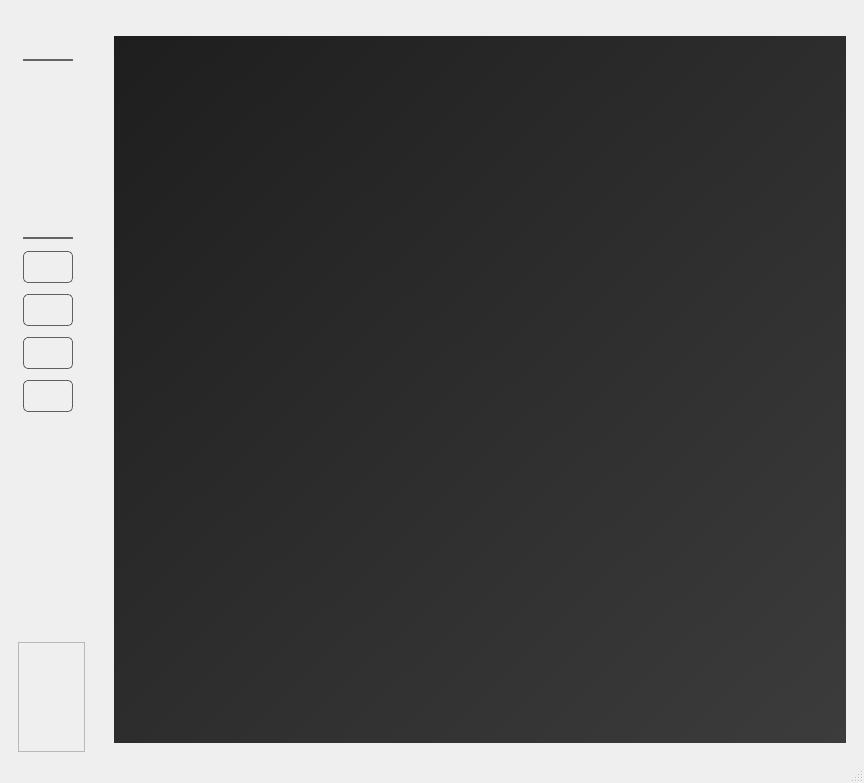
<?xml version="1.0" encoding="UTF-8"?>
<ui version="4.0">
 <class>MainWindow</class>
 <widget class="QMainWindow" name="MainWindow">
  <property name="geometry">
   <rect>
    <x>0</x>
    <y>0</y>
    <width>864</width>
    <height>783</height>
   </rect>
  </property>
  <property name="windowTitle">
   <string>DigestAI</string>
  </property>
  <property name="windowIcon">
   <iconset resource="../resource.qrc">
    <normaloff>:/assets/images/digest_logo_500.jpg</normaloff>:/assets/images/digest_logo_500.jpg</iconset>
  </property>
  <widget class="QWidget" name="centralwidget">
   <property name="styleSheet">
    <string notr="true"/>
   </property>
   <layout class="QHBoxLayout" name="horizontalLayout_5">
    <item>
     <widget class="QWidget" name="leftPanelWidget" native="true">
      <property name="sizePolicy">
       <sizepolicy hsizetype="Maximum" vsizetype="Preferred">
        <horstretch>0</horstretch>
        <verstretch>0</verstretch>
       </sizepolicy>
      </property>
      <property name="minimumSize">
       <size>
        <width>85</width>
        <height>0</height>
       </size>
      </property>
      <property name="maximumSize">
       <size>
        <width>16777215</width>
        <height>16777215</height>
       </size>
      </property>
      <property name="styleSheet">
       <string notr="true"/>
      </property>
      <layout class="QVBoxLayout" name="verticalLayout_7">
       <property name="spacing">
        <number>0</number>
       </property>
       <property name="leftMargin">
        <number>0</number>
       </property>
       <property name="topMargin">
        <number>0</number>
       </property>
       <property name="rightMargin">
        <number>0</number>
       </property>
       <property name="bottomMargin">
        <number>0</number>
       </property>
       <item>
        <widget class="QWidget" name="iconGroup" native="true">
         <property name="sizePolicy">
          <sizepolicy hsizetype="Maximum" vsizetype="Preferred">
           <horstretch>0</horstretch>
           <verstretch>0</verstretch>
          </sizepolicy>
         </property>
         <property name="minimumSize">
          <size>
           <width>0</width>
           <height>0</height>
          </size>
         </property>
         <layout class="QVBoxLayout" name="verticalLayout_8">
          <property name="leftMargin">
           <number>5</number>
          </property>
          <property name="rightMargin">
           <number>5</number>
          </property>
          <item alignment="Qt::AlignmentFlag::AlignHCenter">
           <widget class="QPushButton" name="logoBtn">
            <property name="sizePolicy">
             <sizepolicy hsizetype="Fixed" vsizetype="Fixed">
              <horstretch>0</horstretch>
              <verstretch>0</verstretch>
             </sizepolicy>
            </property>
            <property name="cursor">
             <cursorShape>PointingHandCursor</cursorShape>
            </property>
            <property name="styleSheet">
             <string notr="true">QPushButton {
	color: white;
    border: 0px;
	padding: 8px 8px;
	border-radius: 5px;
	margin-top: 5px;
}
</string>
            </property>
            <property name="icon">
             <iconset resource="../resource.qrc">
              <normaloff>:/assets/images/remove_background_500_zoom.png</normaloff>:/assets/images/remove_background_500_zoom.png</iconset>
            </property>
            <property name="iconSize">
             <size>
              <width>44</width>
              <height>44</height>
             </size>
            </property>
            <property name="checkable">
             <bool>false</bool>
            </property>
            <property name="autoExclusive">
             <bool>true</bool>
            </property>
           </widget>
          </item>
          <item alignment="Qt::AlignmentFlag::AlignHCenter">
           <widget class="Line" name="ingestLine_2">
            <property name="sizePolicy">
             <sizepolicy hsizetype="Fixed" vsizetype="Fixed">
              <horstretch>0</horstretch>
              <verstretch>0</verstretch>
             </sizepolicy>
            </property>
            <property name="minimumSize">
             <size>
              <width>50</width>
              <height>0</height>
             </size>
            </property>
            <property name="styleSheet">
             <string notr="true">color: rgb(100,100,100)</string>
            </property>
            <property name="frameShadow">
             <enum>QFrame::Shadow::Plain</enum>
            </property>
            <property name="lineWidth">
             <number>2</number>
            </property>
            <property name="orientation">
             <enum>Qt::Orientation::Horizontal</enum>
            </property>
           </widget>
          </item>
          <item alignment="Qt::AlignmentFlag::AlignHCenter">
           <widget class="QWidget" name="ingestWidget" native="true">
            <property name="sizePolicy">
             <sizepolicy hsizetype="Maximum" vsizetype="Preferred">
              <horstretch>0</horstretch>
              <verstretch>0</verstretch>
             </sizepolicy>
            </property>
            <layout class="QVBoxLayout" name="ingestLayout">
             <property name="spacing">
              <number>15</number>
             </property>
             <property name="topMargin">
              <number>10</number>
             </property>
             <item alignment="Qt::AlignmentFlag::AlignHCenter">
              <widget class="QPushButton" name="openFileBtn">
               <property name="sizePolicy">
                <sizepolicy hsizetype="Fixed" vsizetype="Fixed">
                 <horstretch>0</horstretch>
                 <verstretch>0</verstretch>
                </sizepolicy>
               </property>
               <property name="cursor">
                <cursorShape>PointingHandCursor</cursorShape>
               </property>
               <property name="focusPolicy">
                <enum>Qt::FocusPolicy::NoFocus</enum>
               </property>
               <property name="toolTip">
                <string>&lt;html&gt;&lt;head/&gt;&lt;body&gt;&lt;p&gt;Open a local model file (Ctrl-O)&lt;/p&gt;&lt;/body&gt;&lt;/html&gt;</string>
               </property>
               <property name="styleSheet">
                <string notr="true">QPushButton {
	color: white;
    border: 0px;
	padding: 8px 8px;
	border-radius: 5px;
	margin-top: 5px;
}</string>
               </property>
               <property name="text">
                <string/>
               </property>
               <property name="icon">
                <iconset resource="../resource.qrc">
                 <normaloff>:/assets/icons/file.png</normaloff>:/assets/icons/file.png</iconset>
               </property>
               <property name="iconSize">
                <size>
                 <width>34</width>
                 <height>34</height>
                </size>
               </property>
               <property name="shortcut">
                <string>Ctrl+O</string>
               </property>
               <property name="checkable">
                <bool>false</bool>
               </property>
               <property name="autoExclusive">
                <bool>false</bool>
               </property>
              </widget>
             </item>
             <item alignment="Qt::AlignmentFlag::AlignHCenter">
              <widget class="QPushButton" name="openFolderBtn">
               <property name="sizePolicy">
                <sizepolicy hsizetype="Fixed" vsizetype="Fixed">
                 <horstretch>0</horstretch>
                 <verstretch>0</verstretch>
                </sizepolicy>
               </property>
               <property name="cursor">
                <cursorShape>PointingHandCursor</cursorShape>
               </property>
               <property name="focusPolicy">
                <enum>Qt::FocusPolicy::NoFocus</enum>
               </property>
               <property name="toolTip">
                <string>&lt;html&gt;&lt;head/&gt;&lt;body&gt;&lt;p&gt;Multi-Model Analysis&lt;/p&gt;&lt;/body&gt;&lt;/html&gt;</string>
               </property>
               <property name="styleSheet">
                <string notr="true">QPushButton {
	color: white;
    border: 0px;
	padding: 8px 8px;
	border-radius: 5px;
	margin-top: 5px;
}
</string>
               </property>
               <property name="text">
                <string/>
               </property>
               <property name="icon">
                <iconset resource="../resource.qrc">
                 <normaloff>:/assets/icons/models.png</normaloff>:/assets/icons/models.png</iconset>
               </property>
               <property name="iconSize">
                <size>
                 <width>34</width>
                 <height>34</height>
                </size>
               </property>
               <property name="checkable">
                <bool>true</bool>
               </property>
               <property name="autoExclusive">
                <bool>false</bool>
               </property>
              </widget>
             </item>
             <item alignment="Qt::AlignmentFlag::AlignHCenter">
              <widget class="QPushButton" name="huggingfaceBtn">
               <property name="sizePolicy">
                <sizepolicy hsizetype="Fixed" vsizetype="Fixed">
                 <horstretch>0</horstretch>
                 <verstretch>0</verstretch>
                </sizepolicy>
               </property>
               <property name="cursor">
                <cursorShape>PointingHandCursor</cursorShape>
               </property>
               <property name="focusPolicy">
                <enum>Qt::FocusPolicy::ClickFocus</enum>
               </property>
               <property name="toolTip">
                <string>Huggingface</string>
               </property>
               <property name="styleSheet">
                <string notr="true">QPushButton {
	color: white;
    border: 0px;
	padding: 8px 8px;
	border-radius: 5px;
	margin-top: 5px;
}
</string>
               </property>
               <property name="text">
                <string/>
               </property>
               <property name="icon">
                <iconset resource="../resource.qrc">
                 <normaloff>:/assets/icons/huggingface.png</normaloff>:/assets/icons/huggingface.png</iconset>
               </property>
               <property name="iconSize">
                <size>
                 <width>36</width>
                 <height>36</height>
                </size>
               </property>
               <property name="checkable">
                <bool>true</bool>
               </property>
               <property name="autoExclusive">
                <bool>false</bool>
               </property>
              </widget>
             </item>
            </layout>
           </widget>
          </item>
          <item>
           <widget class="QWidget" name="singleModelWidget" native="true">
            <layout class="QVBoxLayout" name="singleModelToolsLayout">
             <item alignment="Qt::AlignmentFlag::AlignHCenter">
              <widget class="Line" name="ingestLine">
               <property name="sizePolicy">
                <sizepolicy hsizetype="Fixed" vsizetype="Fixed">
                 <horstretch>0</horstretch>
                 <verstretch>0</verstretch>
                </sizepolicy>
               </property>
               <property name="minimumSize">
                <size>
                 <width>50</width>
                 <height>0</height>
                </size>
               </property>
               <property name="styleSheet">
                <string notr="true">color: rgb(100,100,100)</string>
               </property>
               <property name="frameShadow">
                <enum>QFrame::Shadow::Plain</enum>
               </property>
               <property name="lineWidth">
                <number>2</number>
               </property>
               <property name="orientation">
                <enum>Qt::Orientation::Horizontal</enum>
               </property>
              </widget>
             </item>
             <item alignment="Qt::AlignmentFlag::AlignHCenter">
              <widget class="QPushButton" name="summaryBtn">
               <property name="sizePolicy">
                <sizepolicy hsizetype="Fixed" vsizetype="Fixed">
                 <horstretch>0</horstretch>
                 <verstretch>0</verstretch>
                </sizepolicy>
               </property>
               <property name="cursor">
                <cursorShape>PointingHandCursor</cursorShape>
               </property>
               <property name="focusPolicy">
                <enum>Qt::FocusPolicy::ClickFocus</enum>
               </property>
               <property name="toolTip">
                <string>Summary</string>
               </property>
               <property name="styleSheet">
                <string notr="true">QPushButton {
	color: white;
	border: 1px solid rgba(60, 60, 60, 0.8);
	padding: 8px 8px;
	border-radius: 5px;
	margin-top: 5px;
}
</string>
               </property>
               <property name="text">
                <string/>
               </property>
               <property name="icon">
                <iconset resource="../resource.qrc">
                 <normaloff>:/assets/icons/summary.png</normaloff>:/assets/icons/summary.png</iconset>
               </property>
               <property name="iconSize">
                <size>
                 <width>32</width>
                 <height>32</height>
                </size>
               </property>
               <property name="checkable">
                <bool>true</bool>
               </property>
               <property name="autoExclusive">
                <bool>false</bool>
               </property>
              </widget>
             </item>
             <item alignment="Qt::AlignmentFlag::AlignHCenter">
              <widget class="QPushButton" name="saveBtn">
               <property name="sizePolicy">
                <sizepolicy hsizetype="Fixed" vsizetype="Fixed">
                 <horstretch>0</horstretch>
                 <verstretch>0</verstretch>
                </sizepolicy>
               </property>
               <property name="cursor">
                <cursorShape>PointingHandCursor</cursorShape>
               </property>
               <property name="focusPolicy">
                <enum>Qt::FocusPolicy::NoFocus</enum>
               </property>
               <property name="toolTip">
                <string>Save Report (Ctrl-S)</string>
               </property>
               <property name="styleSheet">
                <string notr="true">QPushButton {
	color: white;
	border: 1px solid rgba(60, 60, 60, 0.8);
	padding: 8px 8px;
	border-radius: 5px;
	margin-top: 5px;
}
</string>
               </property>
               <property name="text">
                <string/>
               </property>
               <property name="icon">
                <iconset resource="../resource.qrc">
                 <normaloff>:/assets/icons/save.png</normaloff>:/assets/icons/save.png</iconset>
               </property>
               <property name="iconSize">
                <size>
                 <width>32</width>
                 <height>32</height>
                </size>
               </property>
               <property name="shortcut">
                <string>Ctrl+S</string>
               </property>
               <property name="checkable">
                <bool>false</bool>
               </property>
               <property name="autoExclusive">
                <bool>false</bool>
               </property>
              </widget>
             </item>
             <item alignment="Qt::AlignmentFlag::AlignHCenter">
              <widget class="QPushButton" name="nodesListBtn">
               <property name="sizePolicy">
                <sizepolicy hsizetype="Fixed" vsizetype="Fixed">
                 <horstretch>0</horstretch>
                 <verstretch>0</verstretch>
                </sizepolicy>
               </property>
               <property name="cursor">
                <cursorShape>PointingHandCursor</cursorShape>
               </property>
               <property name="focusPolicy">
                <enum>Qt::FocusPolicy::NoFocus</enum>
               </property>
               <property name="toolTip">
                <string>Node List</string>
               </property>
               <property name="styleSheet">
                <string notr="true">QPushButton {
	color: white;
	border: 1px solid rgba(60, 60, 60, 0.8);
	padding: 8px 8px;
	border-radius: 5px;
	margin-top: 5px;
}
</string>
               </property>
               <property name="text">
                <string/>
               </property>
               <property name="icon">
                <iconset resource="../resource.qrc">
                 <normaloff>:/assets/icons/node_list.png</normaloff>:/assets/icons/node_list.png</iconset>
               </property>
               <property name="iconSize">
                <size>
                 <width>32</width>
                 <height>32</height>
                </size>
               </property>
               <property name="shortcut">
                <string>Ctrl+S</string>
               </property>
               <property name="checkable">
                <bool>false</bool>
               </property>
               <property name="autoExclusive">
                <bool>false</bool>
               </property>
              </widget>
             </item>
             <item alignment="Qt::AlignmentFlag::AlignHCenter">
              <widget class="QPushButton" name="subgraphBtn">
               <property name="sizePolicy">
                <sizepolicy hsizetype="Fixed" vsizetype="Fixed">
                 <horstretch>0</horstretch>
                 <verstretch>0</verstretch>
                </sizepolicy>
               </property>
               <property name="cursor">
                <cursorShape>PointingHandCursor</cursorShape>
               </property>
               <property name="focusPolicy">
                <enum>Qt::FocusPolicy::ClickFocus</enum>
               </property>
               <property name="toolTip">
                <string>Subgraph</string>
               </property>
               <property name="styleSheet">
                <string notr="true">QPushButton {
	color: white;
	border: 1px solid rgba(60, 60, 60, 0.8);
	padding: 8px 8px;
	border-radius: 5px;
	margin-top: 5px;
}
</string>
               </property>
               <property name="text">
                <string/>
               </property>
               <property name="icon">
                <iconset resource="../resource.qrc">
                 <normaloff>:/assets/icons/subgraph.png</normaloff>:/assets/icons/subgraph.png</iconset>
               </property>
               <property name="iconSize">
                <size>
                 <width>28</width>
                 <height>28</height>
                </size>
               </property>
               <property name="checkable">
                <bool>true</bool>
               </property>
               <property name="autoExclusive">
                <bool>false</bool>
               </property>
              </widget>
             </item>
            </layout>
           </widget>
          </item>
          <item>
           <spacer name="verticalSpacer_2">
            <property name="orientation">
             <enum>Qt::Orientation::Vertical</enum>
            </property>
            <property name="sizeHint" stdset="0">
             <size>
              <width>20</width>
              <height>40</height>
             </size>
            </property>
           </spacer>
          </item>
         </layout>
        </widget>
       </item>
       <item>
        <spacer name="iconSpacer">
         <property name="orientation">
          <enum>Qt::Orientation::Vertical</enum>
         </property>
         <property name="sizeType">
          <enum>QSizePolicy::Policy::Expanding</enum>
         </property>
         <property name="sizeHint" stdset="0">
          <size>
           <width>10</width>
           <height>375</height>
          </size>
         </property>
        </spacer>
       </item>
       <item alignment="Qt::AlignmentFlag::AlignHCenter">
        <widget class="QFrame" name="bottomFrame">
         <property name="sizePolicy">
          <sizepolicy hsizetype="Maximum" vsizetype="Fixed">
           <horstretch>0</horstretch>
           <verstretch>0</verstretch>
          </sizepolicy>
         </property>
         <property name="autoFillBackground">
          <bool>false</bool>
         </property>
         <property name="frameShape">
          <enum>QFrame::Shape::StyledPanel</enum>
         </property>
         <property name="frameShadow">
          <enum>QFrame::Shadow::Raised</enum>
         </property>
         <layout class="QVBoxLayout" name="verticalLayout_6">
          <property name="spacing">
           <number>20</number>
          </property>
          <property name="leftMargin">
           <number>8</number>
          </property>
          <item alignment="Qt::AlignmentFlag::AlignHCenter">
           <widget class="QPushButton" name="infoBtn">
            <property name="sizePolicy">
             <sizepolicy hsizetype="Fixed" vsizetype="Fixed">
              <horstretch>0</horstretch>
              <verstretch>0</verstretch>
             </sizepolicy>
            </property>
            <property name="cursor">
             <cursorShape>PointingHandCursor</cursorShape>
            </property>
            <property name="focusPolicy">
             <enum>Qt::FocusPolicy::NoFocus</enum>
            </property>
            <property name="toolTip">
             <string>Info</string>
            </property>
            <property name="styleSheet">
             <string notr="true">QPushButton {
	color: white;
    border: 0px;
	padding: 8px 8px;
	border-radius: 5px;
	margin-top: 5px;
}
</string>
            </property>
            <property name="text">
             <string/>
            </property>
            <property name="icon">
             <iconset resource="../resource.qrc">
              <normaloff>:/assets/icons/info.png</normaloff>:/assets/icons/info.png</iconset>
            </property>
            <property name="iconSize">
             <size>
              <width>24</width>
              <height>24</height>
             </size>
            </property>
            <property name="checkable">
             <bool>false</bool>
            </property>
            <property name="autoExclusive">
             <bool>true</bool>
            </property>
           </widget>
          </item>
          <item alignment="Qt::AlignmentFlag::AlignHCenter">
           <widget class="QPushButton" name="exitBtn">
            <property name="sizePolicy">
             <sizepolicy hsizetype="Fixed" vsizetype="Fixed">
              <horstretch>0</horstretch>
              <verstretch>0</verstretch>
             </sizepolicy>
            </property>
            <property name="cursor">
             <cursorShape>PointingHandCursor</cursorShape>
            </property>
            <property name="focusPolicy">
             <enum>Qt::FocusPolicy::NoFocus</enum>
            </property>
            <property name="toolTip">
             <string>Exit</string>
            </property>
            <property name="styleSheet">
             <string notr="true">QPushButton {
	color: white;
    border: 0px;
	padding: 8px 8px;
	border-radius: 5px;
	margin-top: 5px;
}
</string>
            </property>
            <property name="text">
             <string/>
            </property>
            <property name="icon">
             <iconset resource="../resource.qrc">
              <normaloff>:/assets/icons/close-window-64.ico</normaloff>:/assets/icons/close-window-64.ico</iconset>
            </property>
            <property name="iconSize">
             <size>
              <width>24</width>
              <height>24</height>
             </size>
            </property>
           </widget>
          </item>
         </layout>
        </widget>
       </item>
      </layout>
     </widget>
    </item>
    <item>
     <widget class="QWidget" name="appContentArea" native="true">
      <property name="sizePolicy">
       <sizepolicy hsizetype="Preferred" vsizetype="Preferred">
        <horstretch>0</horstretch>
        <verstretch>0</verstretch>
       </sizepolicy>
      </property>
      <property name="styleSheet">
       <string notr="true"/>
      </property>
      <layout class="QVBoxLayout" name="verticalLayout_13">
       <property name="spacing">
        <number>0</number>
       </property>
       <property name="leftMargin">
        <number>5</number>
       </property>
       <property name="topMargin">
        <number>0</number>
       </property>
       <property name="rightMargin">
        <number>0</number>
       </property>
       <property name="bottomMargin">
        <number>0</number>
       </property>
       <item>
        <widget class="QWidget" name="appHeaderWidget" native="true">
         <property name="styleSheet">
          <string notr="true"/>
         </property>
         <layout class="QHBoxLayout" name="horizontalLayout"/>
        </widget>
       </item>
       <item>
        <widget class="QStackedWidget" name="stackedWidget">
         <property name="acceptDrops">
          <bool>true</bool>
         </property>
         <property name="currentIndex">
          <number>0</number>
         </property>
         <widget class="QWidget" name="splashPage">
          <property name="styleSheet">
           <string notr="true"/>
          </property>
          <layout class="QVBoxLayout" name="verticalLayout_3">
           <item>
            <widget class="QWidget" name="splashVerticalWidget" native="true">
             <property name="acceptDrops">
              <bool>true</bool>
             </property>
             <property name="styleSheet">
              <string notr="true">/*This setting with override the style sheet. If you intend on creating a different style for this such as a light theme then I recommend that you remove this style.*/
QWidget{
	background-color: qlineargradient(spread:pad, x1:0, y1:0, x2:1, y2:1, stop:0 rgba(30, 30, 30, 255), stop:1 rgba(60, 60, 60, 255));
}</string>
             </property>
             <layout class="QVBoxLayout" name="verticalLayout">
              <item>
               <spacer name="verticalSpacer">
                <property name="orientation">
                 <enum>Qt::Orientation::Vertical</enum>
                </property>
                <property name="sizeHint" stdset="0">
                 <size>
                  <width>20</width>
                  <height>40</height>
                 </size>
                </property>
               </spacer>
              </item>
              <item alignment="Qt::AlignmentFlag::AlignHCenter|Qt::AlignmentFlag::AlignBottom">
               <widget class="QLabel" name="Logo">
                <property name="sizePolicy">
                 <sizepolicy hsizetype="Preferred" vsizetype="Preferred">
                  <horstretch>0</horstretch>
                  <verstretch>0</verstretch>
                 </sizepolicy>
                </property>
                <property name="font">
                 <font>
                  <family>Montserrat 13</family>
                  <bold>true</bold>
                  <underline>true</underline>
                 </font>
                </property>
                <property name="styleSheet">
                 <string notr="true">background: transparent</string>
                </property>
                <property name="text">
                 <string/>
                </property>
                <property name="pixmap">
                 <pixmap resource="../resource.qrc">:/assets/images/remove_background_200_zoom.png</pixmap>
                </property>
                <property name="scaledContents">
                 <bool>false</bool>
                </property>
                <property name="margin">
                 <number>0</number>
                </property>
               </widget>
              </item>
              <item alignment="Qt::AlignmentFlag::AlignHCenter|Qt::AlignmentFlag::AlignVCenter">
               <widget class="QLabel" name="subTitle">
                <property name="font">
                 <font>
                  <family>Montserrat</family>
                  <pointsize>-1</pointsize>
                  <kerning>true</kerning>
                  <fontweight>Thin</fontweight>
                 </font>
                </property>
                <property name="autoFillBackground">
                 <bool>false</bool>
                </property>
                <property name="styleSheet">
                 <string notr="true">QLabel {
  background-color: transparent;
  color: red;
  font-family: Montserrat;
  font-size: 24px;
  letter-spacing: 15px;
}</string>
                </property>
                <property name="textFormat">
                 <enum>Qt::TextFormat::AutoText</enum>
                </property>
               </widget>
              </item>
              <item>
               <spacer name="verticalSpacer_4">
                <property name="orientation">
                 <enum>Qt::Orientation::Vertical</enum>
                </property>
                <property name="sizeHint" stdset="0">
                 <size>
                  <width>20</width>
                  <height>40</height>
                 </size>
                </property>
               </spacer>
              </item>
             </layout>
            </widget>
           </item>
          </layout>
         </widget>
         <widget class="QWidget" name="summaryPage">
          <layout class="QVBoxLayout" name="verticalLayout_4">
           <item>
            <widget class="QTabWidget" name="tabWidget">
             <property name="sizePolicy">
              <sizepolicy hsizetype="Preferred" vsizetype="Preferred">
               <horstretch>0</horstretch>
               <verstretch>0</verstretch>
              </sizepolicy>
             </property>
             <property name="toolTip">
              <string/>
             </property>
             <property name="styleSheet">
              <string notr="true"/>
             </property>
             <property name="currentIndex">
              <number>0</number>
             </property>
             <property name="documentMode">
              <bool>false</bool>
             </property>
             <property name="tabsClosable">
              <bool>true</bool>
             </property>
             <property name="movable">
              <bool>true</bool>
             </property>
             <widget class="QWidget" name="tab">
              <property name="enabled">
               <bool>false</bool>
              </property>
              <property name="styleSheet">
               <string notr="true"/>
              </property>
              <attribute name="title">
               <string>Tab 1</string>
              </attribute>
              <layout class="QVBoxLayout" name="verticalLayout_2"/>
             </widget>
            </widget>
           </item>
          </layout>
         </widget>
         <widget class="QWidget" name="subgraphPage">
          <layout class="QVBoxLayout" name="verticalLayout_37">
           <item>
            <widget class="QWidget" name="widget_2" native="true">
             <property name="sizePolicy">
              <sizepolicy hsizetype="Preferred" vsizetype="Preferred">
               <horstretch>0</horstretch>
               <verstretch>0</verstretch>
              </sizepolicy>
             </property>
             <property name="styleSheet">
              <string notr="true"/>
             </property>
             <layout class="QVBoxLayout" name="verticalLayout_10">
              <item alignment="Qt::AlignmentFlag::AlignHCenter|Qt::AlignmentFlag::AlignBottom">
               <widget class="QLabel" name="subgraphIcon">
                <property name="sizePolicy">
                 <sizepolicy hsizetype="Minimum" vsizetype="Minimum">
                  <horstretch>0</horstretch>
                  <verstretch>0</verstretch>
                 </sizepolicy>
                </property>
                <property name="text">
                 <string/>
                </property>
                <property name="pixmap">
                 <pixmap resource="../resource.qrc">:/assets/icons/subgraph.png</pixmap>
                </property>
               </widget>
              </item>
              <item alignment="Qt::AlignmentFlag::AlignHCenter|Qt::AlignmentFlag::AlignTop">
               <widget class="QLabel" name="comingSoonLabel">
                <property name="text">
                 <string>&lt;html&gt;&lt;head/&gt;&lt;body&gt;&lt;p&gt;&lt;span style=&quot; font-size:20pt; font-style:italic;&quot;&gt;Coming soon...&lt;/span&gt;&lt;/p&gt;&lt;/body&gt;&lt;/html&gt;</string>
                </property>
               </widget>
              </item>
             </layout>
            </widget>
           </item>
          </layout>
         </widget>
        </widget>
       </item>
      </layout>
     </widget>
    </item>
   </layout>
  </widget>
  <widget class="QStatusBar" name="statusbar"/>
 </widget>
 <resources>
  <include location="../resource.qrc"/>
 </resources>
 <connections>
  <connection>
   <sender>exitBtn</sender>
   <signal>clicked()</signal>
   <receiver>MainWindow</receiver>
   <slot>close()</slot>
   <hints>
    <hint type="sourcelabel">
     <x>37</x>
     <y>555</y>
    </hint>
    <hint type="destinationlabel">
     <x>399</x>
     <y>299</y>
    </hint>
   </hints>
  </connection>
 </connections>
</ui>
